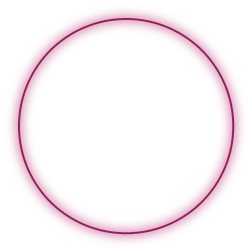
#> input picture edit/budget-free-website-startup-guide-clean/assets/bubble_glow_ring_r108.png, 252 x 252 px
$ python -i make_thumbnail.py   (imports and definitions only)
#> lines starting #> are read from the running program, lines starting #| are printed output that depends on the picture
#> further down, picture is the input picture: PIL image 252x252 RGBA; mean R, G, B, A 79.3, 20.8, 48.6, 14.6
#!/usr/bin/env python3
"""Option A: on-brand thumbnail from a theme + a photo of the creator.

Pipeline: rembg cutout -> theme ground (glow orbs from tokens.json) -> big headline
(words wrapped in *asterisks* use the theme highlight colour) -> optional accent chip.
Output is 1280x720 PNG. Free, local, deterministic, matches the channel's themes.

Usage (from repo root, with .venv active):
  python skills/thumbnail-maker/make_thumbnail.py --photo me.jpg \
      --text "JOBS WITH *0* APPLICANTS" --theme teal-spotlight --out thumb.png
  python skills/thumbnail-maker/make_thumbnail.py --photo me.jpg --text "FREE *AI* SITE" \
      --chip "FREE" --side left --variants 3 --out thumb.png   # 3 layout variants
"""
import argparse
import json
import re
from pathlib import Path

import numpy as np
from PIL import Image, ImageDraw, ImageFilter, ImageFont

ROOT = Path(__file__).resolve().parents[1] / "theme-renderer" / "themes"
W, H = 1280, 720


def hex_rgb(h):
    h = h.lstrip("#")
    return tuple(int(h[i:i + 2], 16) for i in (0, 2, 4))


# [29 lines left out: functions load_theme, make_ground, cutout, not called in this run]


def sticker_edge(im, color=(255, 255, 255), width=10):
#> called with color = (255, 255, 255), width = 10
    a = im.getchannel("A").filter(ImageFilter.MaxFilter(width * 2 + 1)).filter(ImageFilter.GaussianBlur(1.5))
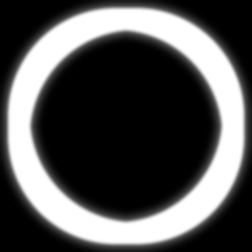
#> a: PIL image 252x252 L; min 0, max 255, mean 83.1
    edge = Image.new("RGBA", im.size, color + (255,))
#> edge: PIL image 252x252 RGBA; every value is 255
    edge.putalpha(a)
    pad = width * 2
    canvas = Image.new("RGBA", (im.width + pad * 2, im.height + pad * 2), (0, 0, 0, 0))
#> canvas: PIL image 292x292 RGBA; every value is 0
    canvas.paste(edge, (pad, pad), edge)
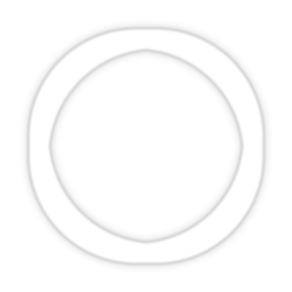
#> canvas: PIL image 292x292 RGBA; mean R, G, B, A 61.9, 61.9, 61.9, 54.8; transparent parts drawn white
    canvas.alpha_composite(im, (pad, pad))
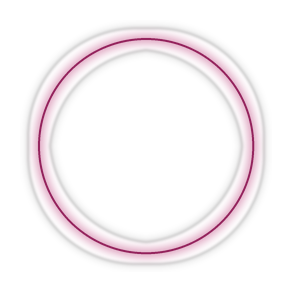
#> canvas: PIL image 292x292 RGBA; mean R, G, B, A 58.3, 52.8, 55.5, 54.9; transparent parts drawn white
    return canvas


# [99 lines left out: functions load_font, parse_runs, draw_text, build, main, not called in this run]


# [2 lines not run here, left out]

>>> from PIL import Image
>>> picture = Image.open('../../edit/budget-free-website-startup-guide-clean/assets/bubble_glow_ring_r108.png')
>>> result = sticker_edge(picture)

$ run again, on edit/budget-free-website-startup-guide-clean/assets/bubble_glow_ring_r82.png
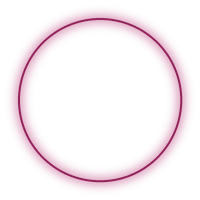
#> input picture edit/budget-free-website-startup-guide-clean/assets/bubble_glow_ring_r82.png, 200 x 200 px
#> picture is the input picture: PIL image 200x200 RGBA; mean R, G, B, A 95.3, 25, 58.4, 17.7
#> in sticker_edge, `a = im.getchannel("A").filter(ImageFilter.MaxFilter(width * 2 + 1)).fi..`:
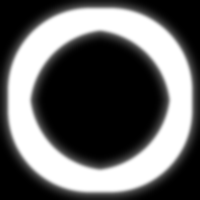
#> a: PIL image 200x200 L; min 0, max 255, mean 99.9
#> in sticker_edge, `canvas.alpha_composite(im, (pad, pad))`:
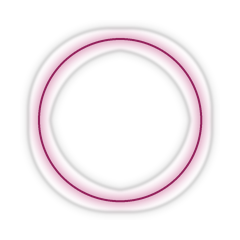
#> canvas: PIL image 240x240 RGBA; mean R, G, B, A 65.3, 59.1, 62.1, 61.5; transparent parts drawn white
